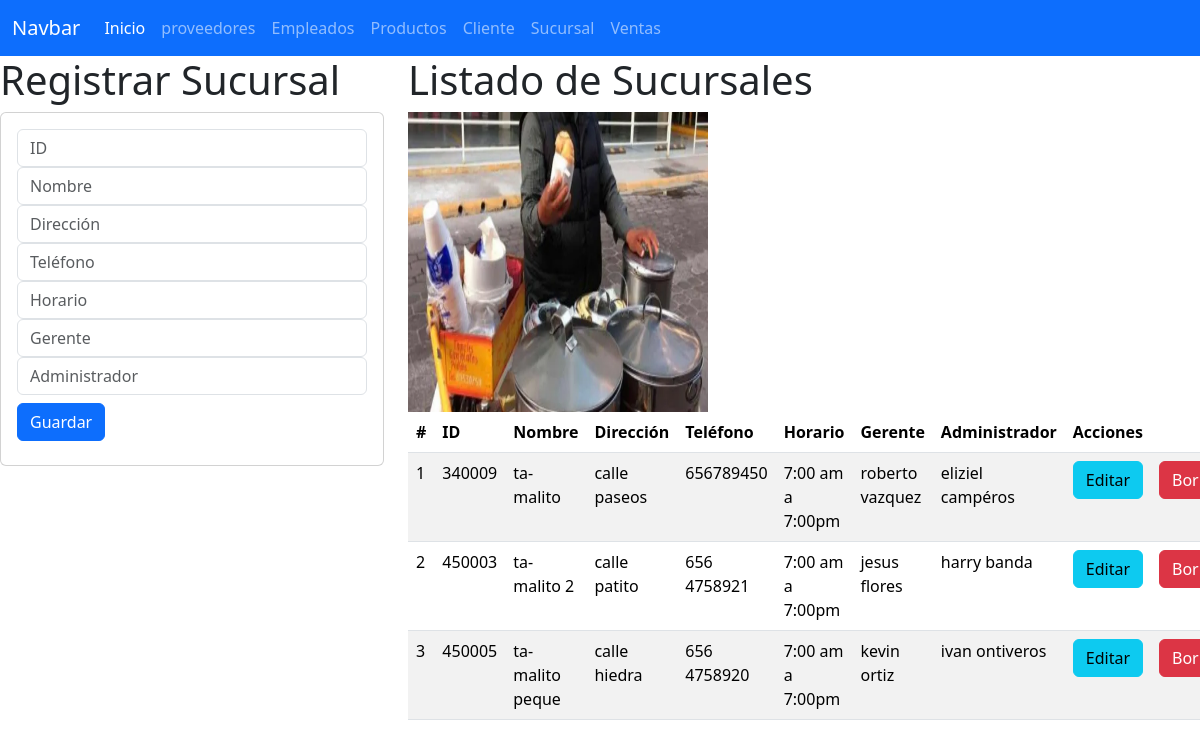
/inicio_vistaSucursal, run on the app's committed database.
### Sucursales_app/models.py (models this page shows, shortened)
class Sucursal(models.Model):
    id_sucursal = models.IntegerField(primary_key=True)
    nombre = models.CharField(max_length=100)
    direccion = models.CharField(max_length=100)  # Corregido
    telefono = models.CharField(max_length=15)  # Cambiado a CharField
    horario = models.CharField(max_length=100)
    gerente = models.CharField(max_length=100)
    administrador = models.CharField(max_length=100)

### Sucursales_app/views.py (the view)
# urls.py: path("inicio_vistaSucursal", views.inicio_vistaSucursal, name="inicio_vistaSucursal"),
def inicio_vistaSucursal(request):
    lassucursales = Sucursal.objects.all()
    return render(request, "gestionarSucursales.html", {"missucursales": lassucursales})

### Sucursales_app/templates/gestionarSucursales.html (shortened to what this page needs)
{% extends "base.html" %}
{% load static %}
{% block cuerpo %}
<div class="row">
    <div class="col-sm-12 col-md-4 col-lg-4 col-xl-4">
        <h1>Registrar Sucursal</h1>
        <div class="card">
            <div class="card-body">
                <form action="/registrarSucursal/" method="POST">
                    <div class="form-group">
                        <input type="text" id="txtid_sucursal" name="txtid_sucursal" class="form-control" placeholder="ID" minLength="6" maxLength="6" required>
                    </div>
                    <div class="form-group">
                        <input type="text" id="txtnombre" name="txtnombre" class="form-control" placeholder="Nombre" maxLength="100" required>
                    </div>
                    <div class="form-group">
                        <input type="text" id="txtdireccion" name="txtdireccion" class="form-control" placeholder="Dirección" maxLength="100" required>
                    </div>
                    <div class="form-group">
                        <input type="text" id="txttelefono" name="txttelefono" class="form-control" placeholder="Teléfono" maxLength="15" required>
                    </div>
                    <div class="form-group">
                        <input type="text" id="txthorario" name="txthorario" class="form-control" placeholder="Horario" maxLength="100" required>
                    </div>
                    <div class="form-group">
                        <input type="text" id="txtgerente" name="txtgerente" class="form-control" placeholder="Gerente" maxLength="100" required>
                    </div>
                    <div class="form-group">
                        <input type="text" id="txtadministrador" name="txtadministrador" class="form-control" placeholder="Administrador" maxLength="100" required>
                    </div>
                    <div class="form-group py-2">
                        <button type="submit" class="btn btn-primary">Guardar</button>
                    </div>
                </form>
            </div>
        </div>
    </div>
    <div class="col-sm-12 col-md-8 col-lg-8 col-xl-8">
        <h1>Listado de Sucursales</h1>
        <img src="{% static "img/local.jpg" %}" alt="alexis" width="300" height="300">
        <div class="table-responsive">
            <table class="table table-striped">
                <thead>
                    <tr>
                        <th scope="col">#</th>
                        <th scope="col">ID</th>
                        <th scope="col">Nombre</th>
                        <th scope="col">Dirección</th>
                        <th scope="col">Teléfono</th>
                        <th scope="col">Horario</th>
                        <th scope="col">Gerente</th>
                        <th scope="col">Administrador</th>
                        <th colspan="2">Acciones</th>
                    </tr>
                </thead>
                <tbody>
                    {% for m in missucursales %}
                    <tr>
                        <td>{{ forloop.counter }}</td>
                        <td>{{ m.id_sucursal }}</td>
                        <td>{{ m.nombre }}</td>
                        <td>{{ m.direccion }}</td>
                        <td>{{ m.telefono }}</td>
                        <td>{{ m.horario }}</td>
                        <td>{{ m.gerente }}</td>
                        <td>{{ m.administrador }}</td>
                        <td><a href="seleccionarSucursal/{{ m.id_sucursal }}" class="btn btn-info">Editar</a></td>
                        <td><a href="borrarSucursal/{{ m.id_sucursal }}" class="btn btn-danger">Borrar</a></td>
                    </tr>
                    {% endfor %}
                </tbody>
            </table>
        </div>
    </div>
</div>
{% endblock %}

### data on the page
Sucursal: id_sucursal "340009", nombre "ta-malito", direccion "calle paseos", telefono "656789450", horario "7:00 am a 7:00pm", gerente "roberto vazquez", administrador "eliziel campéros"
Sucursal: id_sucursal "450003", nombre "ta-malito 2", direccion "calle patito", telefono "656 4758921", horario "7:00 am a 7:00pm", gerente "jesus flores", administrador "harry banda"
Sucursal: id_sucursal "450005", nombre "ta-malito peque", direccion "calle hiedra", telefono "656 4758920", horario "7:00 am a 7:00pm", gerente "kevin ortiz", administrador "ivan ontiveros"
